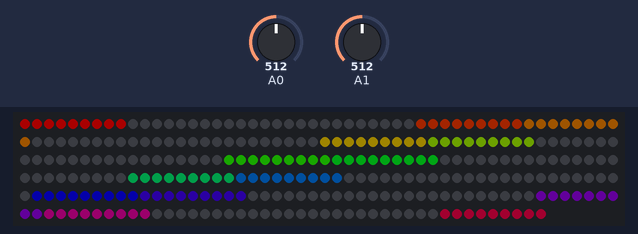
Recording of a sketch running on a simulated Arduino Mega 2560, built with avr-gcc and run on an emulated ATmega2560. On the bench: 294 RGB LEDs in strip order, left to right, continuing on the next row. The test bench sets the inputs (shaded band); at power-on: A0 = 512, A1 = 512. Dim RGB values are drawn brighter than linear.

Above: at 1.2 s.
1.3 s: A0 set to 5
At 2.9 s:
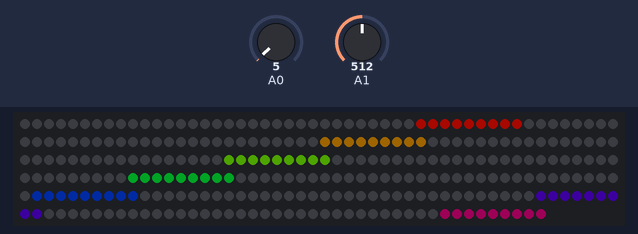
At 3.7 s:
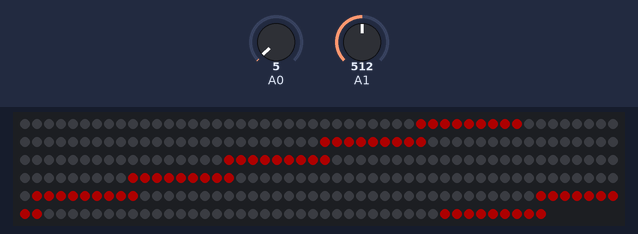
4.3 s: A1 set to 610
At 6.9 s:
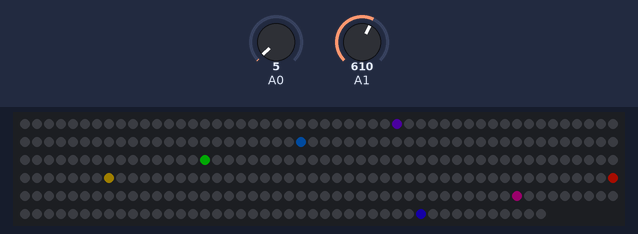
7.3 s: A1 set to 511
8.8 s: A0 set to 122
11.8 s: A0 set to 99
13.7 s: A0 set to 306
At 19.5 s:
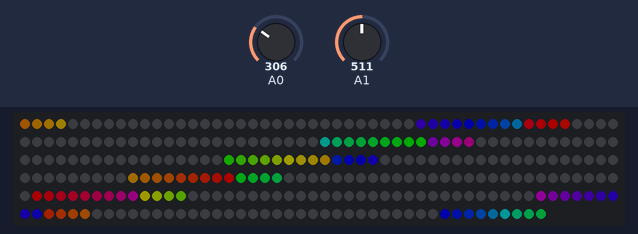

The sketch:

Festival.ino
```cpp
#include <FastLED.h>            // You must include FastLED version 3.002.006. This library allows communication with each LED
#define DATA_PIN 22             // Pin for serial communication with LED string.
#define STROBE_PIN 4            // Pin to instruct MSGEQ7 IC's to inspect next band (band 0 thru 6).
#define RESET_PIN 5             // Pin to instruct MSGEQ7 to return to band zero and inspect it.
#define COLUMN 14               // Number of columns in LED project. (14)
#define ROWS 21                 // Number of rows (left to right) in LED project. (21)
#define NUM_LEDS COLUMN * ROWS  // Total number of LED's in the project.
#define LEDTYPE WS2813         // Type of LED communication protocol used.
#define BRIGHTNESS  50          // Intensity of LED's. The lower the number the longer LED's will last. LED's do have a finite life span when run hard.
// It is strongly recommended to keep this number as low as possible. Inexpensive LED strips will have a noticeably shorter life and pull large
// amounts of current unecessarily. Large surges in current could lead to current starvation and possibly erratic operation. Your power supply must be
// sized correctly. A string of 300 LED's could potentially require a 18 amp power supply! Avoid drawing white as a color if your power supply is
// substandard or poorly regulated. For reference, my 294 LED analyzer, with a brightness of 50 and static rainbow columns will average less than
// 0.5 amps @ 5vdc. If you drive the LED's conseratively you will get good results.

// Noise-floor compensator. Set this number to eliminate noise picked up by circuit. When watching serial monitor, data
// should be closer to zero with an audio source connected and no music playing.
#define NOISECOMP 150   // 120 is a good start point. ; My number is 160

// Use a frequency generator app on a smart phone to adjust BOOST. All led's should in selected band should light up when sweeping frequencies
// at high volume.
// Boost works similar to the Arduino "constrain" function but is easier to dial in additional boost for weak input signals.
// Test on 63Hz, 160Hz, 400Hz, & 1000Hz.
#define BOOST 6

// Matrix Definition
CRGB leds[NUM_LEDS];      // Setup memory block and array for all LED's
typedef struct ledrgb     // Structure defining the parameters related to each led
{
  int hue;
  int sat;
  int val;
  int nled;
  boolean active;
} led;
led colors[COLUMN][ROWS];   // Matrix containing the values of the structure variables.

//Global Variables
int MSGEQ_Bands[COLUMN];    // Setup column array to store instantaneous sample of each band.
byte DELTA;                 // Variable use to affect scaling of each column
int nlevel;                 // Level index
int hue_rainbow = 0;        // Global variable for the rainbow variable hue.
int long rainbow_time = 0;
int long time_change = 0;
int effect = 2;             // Load this color effect on startup
int n = 0;

/////////////////////////////////////////////////////////////////////////////////////////////////////////////////////////////
/////------------------- SETUP ----------------------////////////////////////////////////////////////////////////////////////
/////////////////////////////////////////////////////////////////////////////////////////////////////////////////////////////

void setup()
{
  // Serial.begin(57600);      // Enable this for serial monitor or troubleshooting

  pinMode(DATA_PIN, OUTPUT);
  pinMode(STROBE_PIN, OUTPUT);
  pinMode(RESET_PIN, OUTPUT);

  DELTA = 1024 / ROWS - BOOST;      // Do not change this line. Adjust BOOST, defined above, to effect gain

  int count = 0;
  for (int i = 0; i < COLUMN; i++)          //Sequentially number the leds
  {
    for (int j = 0; j < ROWS; j++)
    {
      colors[i][i % 2 == 0 ? j : ROWS-j-1].nled = count; // invert every second column
      count++;
    }
  }

  FastLED.addLeds<LEDTYPE, DATA_PIN, GRB>(leds, NUM_LEDS).setCorrection( TypicalLEDStrip );
  FastLED.setBrightness( BRIGHTNESS );
  rainbow_time = millis();
  time_change = millis();
}


void loop()
{
  readMSGEQ7();                                  // Call to function that reads MSGEQ7 IC's via analogue inputs.

  if (millis() - time_change > 3000)             // Code that establishes how often to change effect. 1000 = 1 Second
  {
    //effect = 2;                                  // Enable this line to set a fixed mode
    effect++;                                  // Enable this line to cycle through different modes
    if (effect > 7)
    {
      effect = 0;
    }
    time_change = millis();
  }


  switch (effect)                                // Case logic to determine which color effect to use
  {
    case 0:                                      // Full column; each band different color; color gradient within each band
      rainbow_dot();
      full_column();
      updateHSV();
      break;

    case 1:                                      // Full column; each band the same color; gradual simultaneous color change across all bands
      if (millis() - rainbow_time > 15)
      {
        dynamic_rainbow();
        rainbow_time = millis();
      }
      full_column();
      updateHSV();
      break;

    case 2:                                      // Full column; each band a different static rainbow color for the specified interval
      if (millis() - rainbow_time > 600)
      {
        rainbow_column();
        rainbow_time = millis();
      }
      full_column();
      updateHSV();
      break;

    case 3:                                      // Full column; all bands same static color
      if (millis() - rainbow_time > 15)
      {
        total_color_hsv(255, 255, 255);
        rainbow_time = millis();
      }
      full_column();
      updateHSV();
      break;

    case 4:                                      // Dot column; each column a different static rainbow color
      if (millis() - rainbow_time > 15)
      {
        rainbow_dot();
        rainbow_time = millis();
      }
      full_column_dot();
      updateHSV();
      break;
    case 5:                                      // Dot column; each band the same color; gradual simultaneous color change across all bands
      if (millis() - rainbow_time > 15)
      {
        dynamic_rainbow();
        rainbow_time = millis();
      }
      full_column_dot();
      updateHSV();
      break;

    case 6:                                      // Dot column; each band a different static rainbow color
      if (millis() - rainbow_time > 15)
      {
        rainbow_column();
        rainbow_time = millis();
      }
      full_column_dot();
      updateHSV();
      break;

    case 7:                                      // Dot column; all bands same static color
      total_color_hsv(55, 255, 255);
      full_column_dot();
      updateHSV();
      break;
  }
  delay(30);                                     // Refresh rate; Values 20 thru 30 should look realistic
}

void readMSGEQ7(void)                               // Function that reads the 7 bands of the audio input.
{
  //digitalWrite(STROBE_PIN, HIGH);                 // Make sure Strobe line is low before entering loop.

  digitalWrite(RESET_PIN, HIGH);                    // Part 1 of Reset Pulse. Reset pulse duration must be 100nS minimum.
  digitalWrite(RESET_PIN, LOW);                     // Part 2 of Reset pulse. These two events consume more than 100nS in CPU time.

  for (int band = 0; band < COLUMN; band++) {       // Loop that will increment counter that AnalogRead uses to determine which band to store data for.
    digitalWrite(STROBE_PIN, LOW);                  // Re-Set Strobe to LOW on each iteration of loop.
    delayMicroseconds(30);                          // Necessary delay required by MSGEQ7 for proper timing.
    MSGEQ_Bands[band] = analogRead(0) - NOISECOMP;  // Saves the reading of the amplitude voltage on Analog Pin 0.
    // Serial.print(band);
    // Serial.print("  ");
    // Serial.print(MSGEQ_Bands[band]);
    // Serial.print("  ");
    band++;
    MSGEQ_Bands[band] = analogRead(1) - NOISECOMP;  // Saves the reading of the amplitude voltage on Analog Pin 1.
    // Serial.print(band);
    // Serial.print("  ");
    // Serial.print(MSGEQ_Bands[band]);
    // Serial.print("  ");

    digitalWrite(STROBE_PIN, HIGH);
  }
  // Serial.println();
}

void updateHSV(void)
{

  int total_level = 0;

  for (int i = 0; i < COLUMN; i++) {
    for (int j = 0; j < ROWS; j++) {
      if (colors[i][j].active == 1) {
        total_level += j;
        leds[colors[i][j].nled] = CHSV(colors[i][j].hue, colors[i][j].sat, colors[i][j].val);
      } else {
        leds[colors[i][j].nled] = CRGB::Black;
      }

    }
  }

  // uncomment this line to enable brightness based on avg level
  //FastLED.setBrightness( (total_level / ROWS)*10 );

  FastLED.show();
}

void full_column(void)
{
  nlevel = 0;
  for (int i = 0; i < COLUMN; i++) {
    nlevel = MSGEQ_Bands[i] / DELTA;
    for (int j = 0; j < ROWS; j++) {
      if (j <= nlevel) {
        colors[i][j].active = 1;
      }
      else {
        colors[i][j].active = 0;
      }
    }
  }
}

void full_column_dot(void)
{
  nlevel = 0;
  for (int i = 0; i < COLUMN; i++) {
    nlevel = MSGEQ_Bands[i] / DELTA;
    for (int j = 0; j < ROWS; j++) {
      if (j == nlevel) {
        colors[i][j].active = 1;
      }
      else {
        colors[i][j].active = 0;
      }
    }
  }
}

void total_color_hsv(int h, int s, int v)
{
  for (int i = 0; i < COLUMN; i++) {
    for (int j = 0; j < ROWS; j++) {
      colors[i][j].hue = h;
      colors[i][j].sat = s;
      colors[i][j].val = v;
    }
  }
}

void rainbow_column(void)
{
  //int n = 18;
  for (int i = 0; i < COLUMN; i++) {
    for (int j = 0; j < ROWS; j++) {
      colors[i][j].hue = n;
      colors[i][j].sat = 230;
      colors[i][j].val = 240;
    }
    n += 18;  //36 For 7 Columns
  }
}

void rainbow_dot(void)
{
  int n = 36;
  for (int i = 0; i < COLUMN; i++) {
    for (int j = 0; j < ROWS; j++) {
      colors[i][j].hue = n;
      colors[i][j].sat = 230;
      colors[i][j].val = 240;
      n += 5;
    }
  }
}

void dynamic_rainbow(void)
{
  for (int i = 0; i < COLUMN; i++) {
    for (int j = 0; j < ROWS; j++) {
      colors[i][j].hue = hue_rainbow;
      colors[i][j].sat = 230;
      colors[i][j].val = 240;
    }
  }
  hue_rainbow++;
}
```

Measured:
- after the input at 1.3 s, the LEDs: first change at once (image 1 shows a later state)
- after the input at 4.3 s, the LEDs: first change at once (image 3 shows a later state)
- after the input at 13.7 s, the LEDs: first change at once (image 4 shows a later state)
- what the display in image 1 shows lasts 0.6 s, from 2.5 s to 3.1 s
